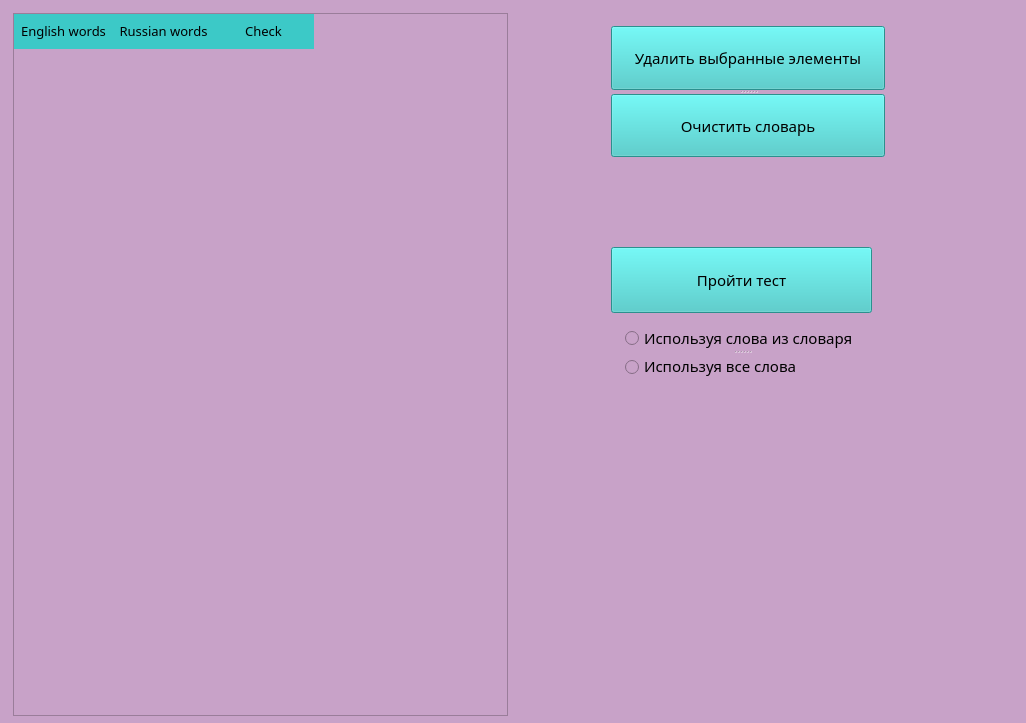
<?xml version="1.0" encoding="UTF-8"?>
<ui version="4.0">
 <class>Form_dict</class>
 <widget class="QWidget" name="Form_dict">
  <property name="geometry">
   <rect>
    <x>0</x>
    <y>0</y>
    <width>1026</width>
    <height>723</height>
   </rect>
  </property>
  <property name="windowTitle">
   <string>Form</string>
  </property>
  <property name="styleSheet">
   <string notr="true">*
{
	background:#c8a2c8;
	font-size: 15px;
	font-family: Century Gothic, sans-serif;
}

QPushButton{
	background-color: #3cc9c7;
}

QPushButton:hover{
	background: #48f0ed;
}

QHeaderView::section {
    background-color:#3cc9c7;
    padding: 4px;
    font-size: 10pt;
    border-style: solid;
    border-bottom: 1px solid #3cc9c7;
    border-right: 1px solid #3cc9c7;
}


QTableWidget {
    gridline-color:#3cc9c7 ;
    font-size: 10pt;
}

QTableWidget QTableCornerButton::section {
    background-color:#3cc9c7;
    border: 1px solid #3cc9c7;
}
 QRadioButton {
     spacing: 5px;

 }

 QRadioButton::indicator {
     width: 15px;
     height: 15px;
	color:red;
 }

</string>
  </property>
  <widget class="QTableWidget" name="tableWidget">
   <property name="geometry">
    <rect>
     <x>13</x>
     <y>13</y>
     <width>495</width>
     <height>703</height>
    </rect>
   </property>
   <property name="sizeAdjustPolicy">
    <enum>QAbstractScrollArea::AdjustToContents</enum>
   </property>
   <column>
    <property name="text">
     <string>English words</string>
    </property>
   </column>
   <column>
    <property name="text">
     <string>Russian words</string>
    </property>
   </column>
   <column>
    <property name="text">
     <string>Check</string>
    </property>
   </column>
  </widget>
  <widget class="QPushButton" name="pushButton_test">
   <property name="geometry">
    <rect>
     <x>611</x>
     <y>247</y>
     <width>261</width>
     <height>66</height>
    </rect>
   </property>
   <property name="text">
    <string>Пройти тест</string>
   </property>
  </widget>
  <widget class="QSplitter" name="splitter">
   <property name="geometry">
    <rect>
     <x>624</x>
     <y>325</y>
     <width>235</width>
     <height>53</height>
    </rect>
   </property>
   <property name="orientation">
    <enum>Qt::Vertical</enum>
   </property>
   <widget class="QRadioButton" name="radioButton">
    <property name="text">
     <string>Используя слова из словаря</string>
    </property>
   </widget>
   <widget class="QRadioButton" name="radioButton_2">
    <property name="text">
     <string>Используя все слова</string>
    </property>
   </widget>
  </widget>
  <widget class="QSplitter" name="splitter_2">
   <property name="geometry">
    <rect>
     <x>611</x>
     <y>26</y>
     <width>274</width>
     <height>131</height>
    </rect>
   </property>
   <property name="orientation">
    <enum>Qt::Vertical</enum>
   </property>
   <widget class="QPushButton" name="pushButton_2">
    <property name="text">
     <string>Удалить выбранные элементы</string>
    </property>
   </widget>
   <widget class="QPushButton" name="pushButton_dict">
    <property name="text">
     <string>Очистить словарь</string>
    </property>
   </widget>
  </widget>
 </widget>
 <resources/>
 <connections/>
</ui>
